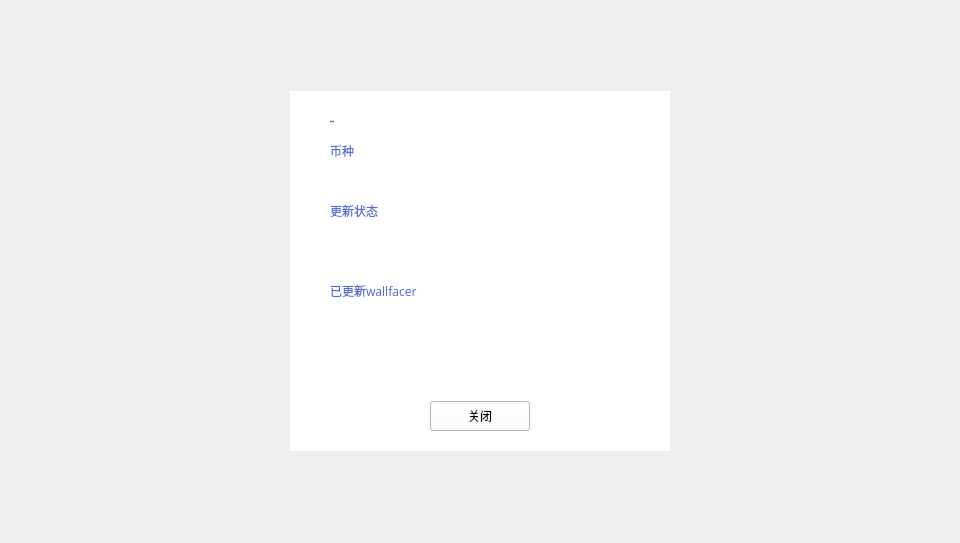
<?xml version="1.0" encoding="UTF-8"?>
<ui version="4.0">
 <class>GuardKeyUpdatingInfoDialog</class>
 <widget class="QDialog" name="GuardKeyUpdatingInfoDialog">
  <property name="geometry">
   <rect>
    <x>0</x>
    <y>0</y>
    <width>960</width>
    <height>543</height>
   </rect>
  </property>
  <property name="windowTitle">
   <string>Dialog</string>
  </property>
  <widget class="QWidget" name="widget" native="true">
   <property name="geometry">
    <rect>
     <x>0</x>
     <y>0</y>
     <width>960</width>
     <height>543</height>
    </rect>
   </property>
   <property name="font">
    <font>
     <family>Microsoft YaHei UI Light</family>
     <weight>75</weight>
     <bold>true</bold>
    </font>
   </property>
   <widget class="QWidget" name="containerWidget" native="true">
    <property name="geometry">
     <rect>
      <x>290</x>
      <y>91</y>
      <width>380</width>
      <height>360</height>
     </rect>
    </property>
    <property name="font">
     <font>
      <family>微软雅黑</family>
      <weight>50</weight>
      <bold>false</bold>
     </font>
    </property>
    <property name="styleSheet">
     <string notr="true">background-color: rgb(255, 255, 255);</string>
    </property>
    <widget class="QToolButton" name="closeBtn">
     <property name="geometry">
      <rect>
       <x>140</x>
       <y>310</y>
       <width>100</width>
       <height>30</height>
      </rect>
     </property>
     <property name="font">
      <font>
       <family>Microsoft YaHei UI Light</family>
       <weight>50</weight>
       <bold>false</bold>
      </font>
     </property>
     <property name="cursor">
      <cursorShape>PointingHandCursor</cursorShape>
     </property>
     <property name="styleSheet">
      <string notr="true"/>
     </property>
     <property name="text">
      <string>关闭</string>
     </property>
    </widget>
    <widget class="QLabel" name="label">
     <property name="geometry">
      <rect>
       <x>40</x>
       <y>20</y>
       <width>121</width>
       <height>21</height>
      </rect>
     </property>
     <property name="font">
      <font>
       <family>微软雅黑</family>
       <pointsize>-1</pointsize>
       <weight>50</weight>
       <italic>false</italic>
       <bold>false</bold>
      </font>
     </property>
     <property name="styleSheet">
      <string notr="true">QLabel{font:  14px &quot;微软雅黑&quot;;color: rgb(51, 51, 51);}

</string>
     </property>
     <property name="text">
      <string>更新详情</string>
     </property>
     <property name="alignment">
      <set>Qt::AlignLeading|Qt::AlignLeft|Qt::AlignVCenter</set>
     </property>
    </widget>
    <widget class="QLabel" name="label_2">
     <property name="geometry">
      <rect>
       <x>40</x>
       <y>50</y>
       <width>80</width>
       <height>20</height>
      </rect>
     </property>
     <property name="styleSheet">
      <string notr="true">QLabel{font:  11px &quot;微软雅黑&quot;;color: rgb(83,107,215);}

</string>
     </property>
     <property name="text">
      <string>币种</string>
     </property>
    </widget>
    <widget class="QLabel" name="assetLabel">
     <property name="geometry">
      <rect>
       <x>40</x>
       <y>70</y>
       <width>200</width>
       <height>20</height>
      </rect>
     </property>
     <property name="styleSheet">
      <string notr="true">QLabel{font:  14px &quot;微软雅黑&quot;;color: rgb(51, 51, 51);}

</string>
     </property>
     <property name="text">
      <string/>
     </property>
    </widget>
    <widget class="QLabel" name="label_4">
     <property name="geometry">
      <rect>
       <x>40</x>
       <y>110</y>
       <width>80</width>
       <height>20</height>
      </rect>
     </property>
     <property name="styleSheet">
      <string notr="true">QLabel{font:  11px &quot;微软雅黑&quot;;color: rgb(83,107,215);}

</string>
     </property>
     <property name="text">
      <string>更新状态</string>
     </property>
    </widget>
    <widget class="QLabel" name="stateLabel">
     <property name="geometry">
      <rect>
       <x>40</x>
       <y>130</y>
       <width>300</width>
       <height>40</height>
      </rect>
     </property>
     <property name="styleSheet">
      <string notr="true">QLabel{font:  14px &quot;微软雅黑&quot;;color: rgb(51, 51, 51);}

</string>
     </property>
     <property name="text">
      <string/>
     </property>
     <property name="alignment">
      <set>Qt::AlignLeading|Qt::AlignLeft|Qt::AlignTop</set>
     </property>
     <property name="wordWrap">
      <bool>true</bool>
     </property>
    </widget>
    <widget class="QLabel" name="label_6">
     <property name="geometry">
      <rect>
       <x>40</x>
       <y>190</y>
       <width>120</width>
       <height>20</height>
      </rect>
     </property>
     <property name="styleSheet">
      <string notr="true">QLabel{font:  11px &quot;微软雅黑&quot;;color: rgb(83,107,215);}

</string>
     </property>
     <property name="text">
      <string>已更新wallfacer</string>
     </property>
    </widget>
    <widget class="QLabel" name="updatedGuardsLabel">
     <property name="geometry">
      <rect>
       <x>40</x>
       <y>210</y>
       <width>300</width>
       <height>90</height>
      </rect>
     </property>
     <property name="styleSheet">
      <string notr="true">QLabel{font:  12px &quot;微软雅黑&quot;;color: rgb(51, 51, 51);}

</string>
     </property>
     <property name="text">
      <string/>
     </property>
     <property name="alignment">
      <set>Qt::AlignLeading|Qt::AlignLeft|Qt::AlignTop</set>
     </property>
     <property name="wordWrap">
      <bool>true</bool>
     </property>
    </widget>
   </widget>
  </widget>
 </widget>
 <resources/>
 <connections/>
</ui>
